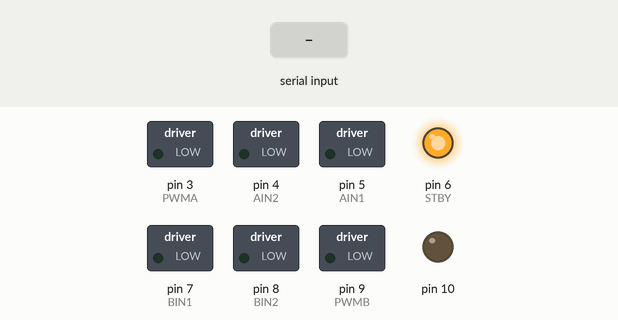
Bench run of a sketch on a simulated Arduino Uno, built with avr-gcc and run on an emulated ATmega328P. On the bench: switched loads named in the sketch (green lamp = pin HIGH), output pins drawn as LEDs (lit = HIGH). Inputs (shaded band) come from the test bench. What the sketch prints to the serial monitor is not drawn.

Above: at 1.2 s.
1.3 s: "F" received over Serial
At 2.0 s:
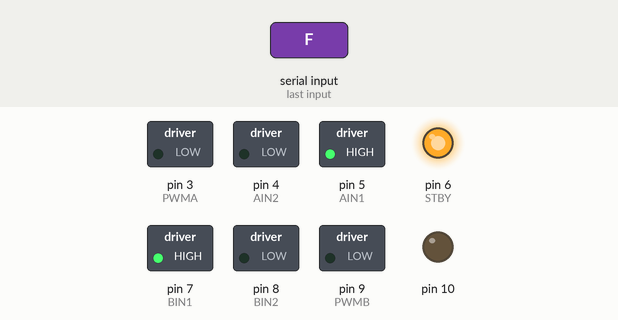
4.3 s: "B" received over Serial
At 6.3 s:
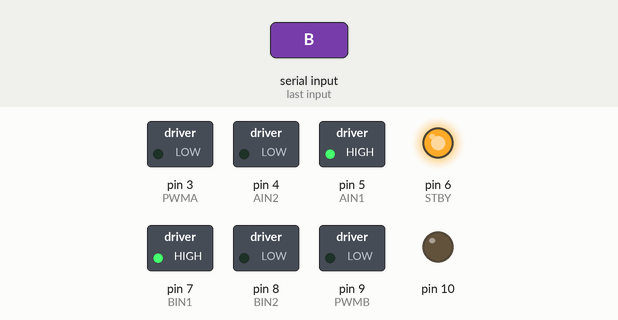
6.8 s: "1" received over Serial
At 12.0 s:
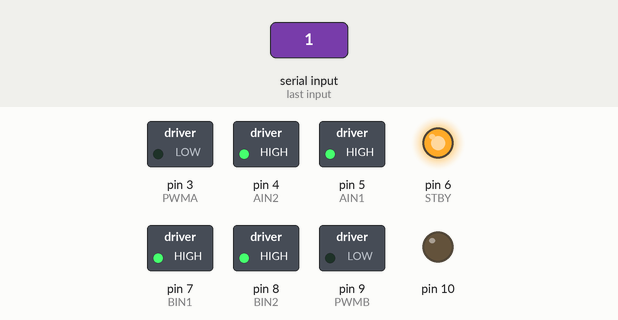
Timing chart, 0 to 13.5 s (numbered marks = the images above; inputs shaded):
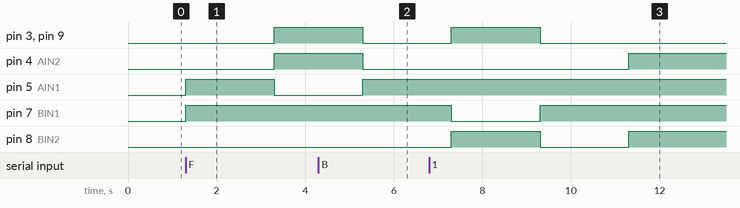

The sketch:

arduinocar.ino
```cpp
#define PWMB 9
#define BIN2 8
#define BIN1 7
#define STBY 6
#define AIN1 5
#define AIN2 4
#define PWMA 3

int Speed = 100;
char Move = 0;

void setup() {
  Serial.begin(9600);
  Serial.println("ON UART");
  pinMode(10, OUTPUT);
  pinMode(PWMB, OUTPUT);
  pinMode(BIN2, OUTPUT);
  pinMode(BIN1, OUTPUT);
  pinMode(STBY, OUTPUT);
  pinMode(AIN1, OUTPUT);
  pinMode(AIN2, OUTPUT);
  pinMode(PWMA, OUTPUT);
  digitalWrite(STBY, 1);
}

void loop() {
  if (Serial.available() > 0) {
    Move = Serial.read();
    Motor(0, 0);
    analogWrite(10, 0);
    Speed = 255;
    switch (Move) {
      case 'F':
        Motor(Speed, Speed);
        break;
      case 'B':
        Motor(-Speed, -Speed);
        break;
      default:
        break;
    }
  }
}

void Motor(int left, int right) {
  analogWrite(PWMA, abs(right));
  analogWrite(PWMB, abs(left));

  if (right > 0) {
    digitalWrite(AIN1, 0); digitalWrite(AIN2, 1);
  }
  else {
    digitalWrite(AIN1, 1); digitalWrite(AIN2, 0);
  }

  if (left < 0) {
    digitalWrite(BIN1, 0); digitalWrite(BIN2, 1);
  }
  else {
    digitalWrite(BIN1, 1); digitalWrite(BIN2, 0);
  }

  delay(2000);

  digitalWrite(BIN1, 1);
  digitalWrite(BIN2, 1);
  digitalWrite(AIN1, 1);
  digitalWrite(AIN2, 1);


}
```

Measured:
- after the input at 1.3 s, pin 3 (PWMA), pin 4 (AIN2), pin 9 (PWMB): LOW → HIGH after 2.0 s; pin 5 (AIN1): LOW → HIGH at once, → LOW 2.0 s later; pin 7 (BIN1): LOW → HIGH at once
- after the input at 4.3 s, pin 3 (PWMA), pin 4 (AIN2), pin 9 (PWMB): HIGH → LOW after 1.0 s; pin 8 (BIN2): stays LOW (without the input it goes to HIGH after 1.0 s)
- after the input at 6.8 s, pin 4 (AIN2): LOW → HIGH after 4.5 s instead of 2.5 s
